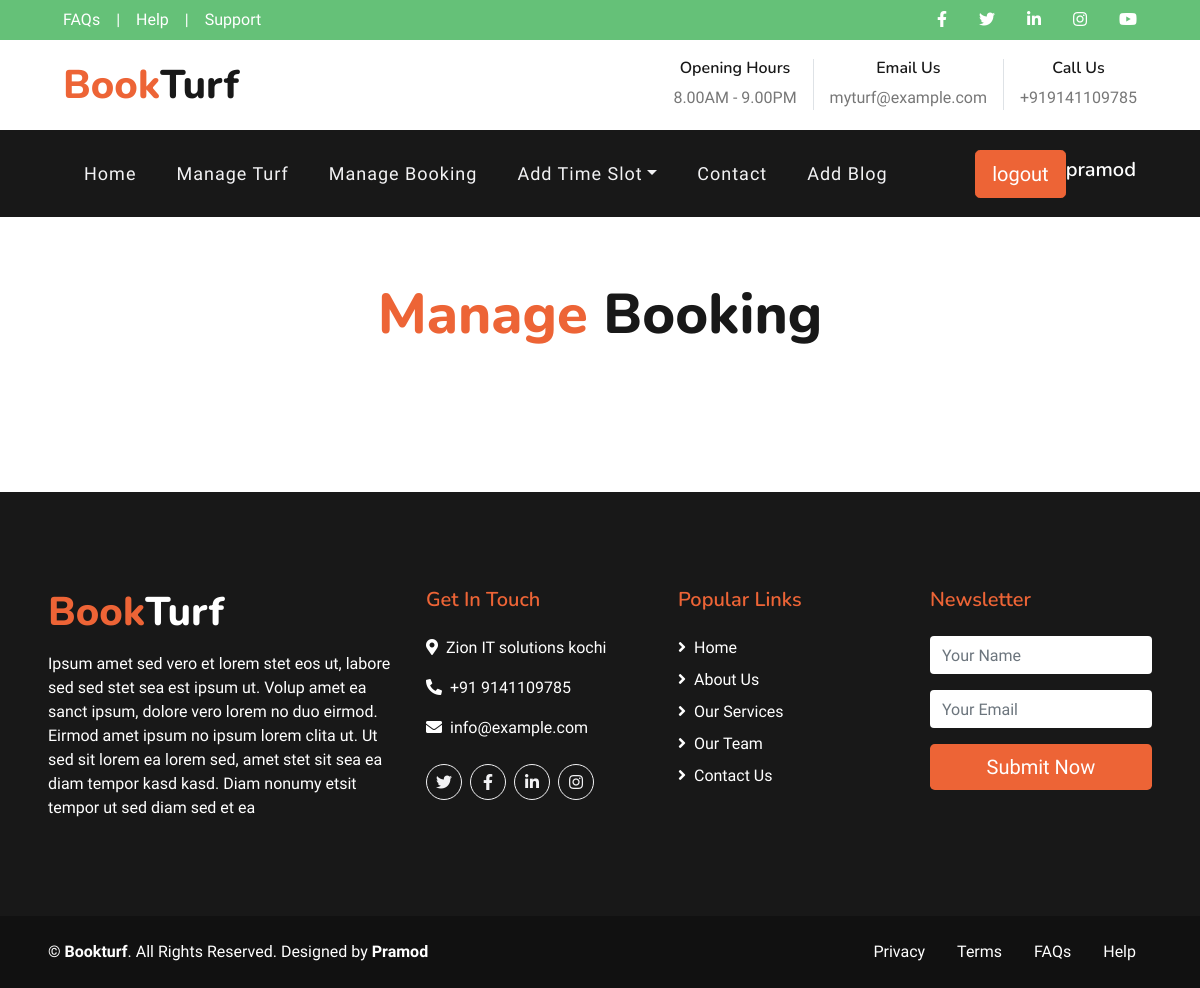
Before: /booking/manage_booking (signed in) with the older database file.
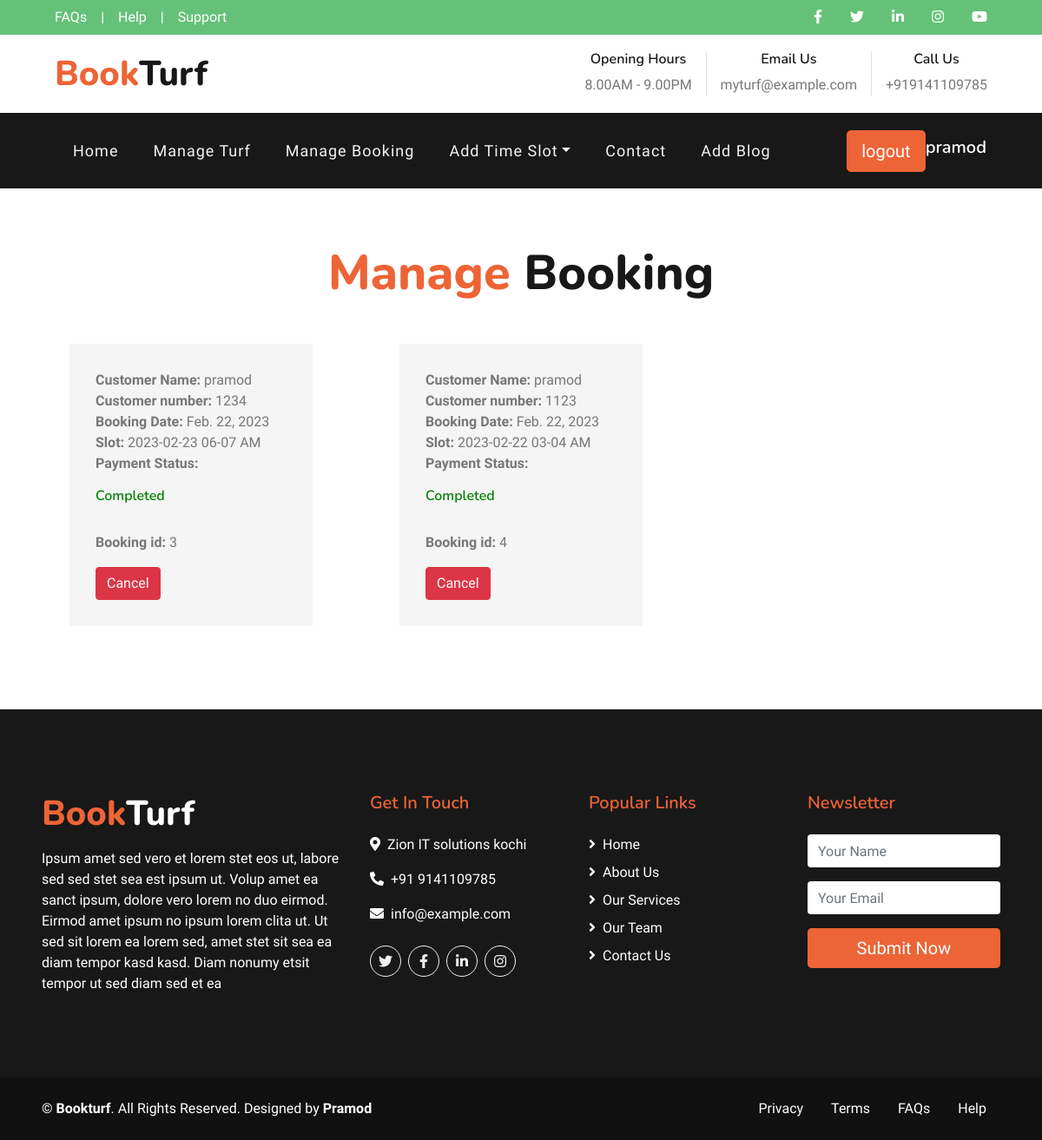
After: the same page with the newer database file.
### booking/models.py (models this page shows)
class Booking_Confirmation(models.Model):
     booking_date = models.DateField(auto_now_add=True)
     slot = models.ForeignKey(TimeSlot,on_delete=models.CASCADE)
     cutomer = models.ForeignKey(User,on_delete=models.CASCADE,null=True,blank=True)
     customer_name = models.CharField(max_length=200)
     customer_phone = models.CharField(max_length=200)
     paymet_status = models.BooleanField(default=False)

class TimeSlot(models.Model):
     options = (
          ("01-02 AM","01-02 AM"),
          ("02-03 AM","02-03 AM"),
          ("03-04 AM","03-04 AM"),
          ("04-05 AM","04-05 AM"),
          ("05-06 AM","05-06 AM"),
          ("06-07 AM","06-07 AM"),
          ("07-08 AM","07-08 AM"),
          ("08-09 AM","08-09 AM"),
          ("09-10 AM","10-11 AM"),
          ("11-12 AM","12-01 PM"),
          ("01-02 PM","02-03 PM"),
          ("03-04 PM","04-05 PM"),
          ("05-06 PM","06-07 PM"),
          ("07-08 PM","08-09 PM"),
          ("09-10 PM","10-11 PM"),
          ("11-12 PM","11-12 PM"),
     )
     TimeSlot = models.CharField(max_length=255, choices=options)
     Turf = models.ForeignKey(TurfDetails,on_delete=models.CASCADE)
     Date = models.DateField(auto_now_add=False)
     Booking_status = models.BooleanField(default=False)
     def __str__(self):
          return str("{}   {}".format(self.Date,self.TimeSlot))

### booking/views.py (the view)
# urls.py: path('manage_booking',views.manage_booking,name= 'manage_booking'),
@login_required(login_url="signin")
def manage_booking(request):
    bookings = Booking_Confirmation.objects.all()
    return render(request,'manage_booking.html',{'bookings':bookings})

### templates/manage_booking.html (shortened to what this page needs)
{% extends 'turf_manager_home.html' %}
{% block turf %}
<div class="container">
    <div class="d-flex flex-column text-center mb-5 pt-5">
        <h1 class="display-4 m-0"><span class="text-primary">Manage</span> Booking</h1>
    </div>
    <div class="row">
        {% for booking in bookings%}
        <div class="col-md-4">
            <div class="formcontainer">
            <p><b>Customer Name: </b>{{booking.customer_name}}<br>
                <b>Customer number: </b>{{booking.customer_phone}}<br>
                <b>Booking Date: </b>{{booking.booking_date}}<br>
                <b>Slot: </b>{{booking.slot}}<br>
                {% if booking.paymet_status == True %}
                <b>Payment Status:</b><h6 style="color:green">Completed</h6>
                {% else %}
                <b>Payment Status:</b><h6 style="color:hsl(4, 100%, 25%)">Pending</h6>
                {% endif %}
                 <br>
                <b>Booking id: </b> {{booking.id}}<br>
            </p>
            <a class="btn btn-danger" href="{%url 'cancelbooking' booking.id %}">Cancel</a>
        </div>
        </div>
        {% endfor %}
    </div>
</div>
{% endblock %}

### templates/turf_manager_home.html (shortened to what this page needs)
{% load static %}
<!DOCTYPE html>
<html lang="en">
<head>
    <link href="https://cdnjs.cloudflare.com/ajax/libs/font-awesome/5.10.0/css/all.min.css" rel="stylesheet">
    <link href="{%static 'lib/flaticon/font/flaticon.css' %}" rel="stylesheet">
    <link href="{%static 'lib/owlcarousel/assets/owl.carousel.min.css' %}" rel="stylesheet">
    <link href="{%static 'lib/tempusdominus/css/tempusdominus-bootstrap-4.min.css' %}" rel="stylesheet" />
    <link href="{%static 'css/style.css' %}" rel="stylesheet">
</head>
<body>
    <div class="container-fluid">
        <div class="row bg-secondary py-2 px-lg-5">
            <div class="col-lg-6 text-center text-lg-left mb-2 mb-lg-0">
                <div class="d-inline-flex align-items-center">
                    <a class="text-white pr-3" href="">FAQs</a>
                    <span class="text-white">|</span>
                    <a class="text-white px-3" href="">Help</a>
                    <span class="text-white">|</span>
                    <a class="text-white pl-3" href="">Support</a>
                </div>
            </div>
            <div class="col-lg-6 text-center text-lg-right">
                <div class="d-inline-flex align-items-center">
                    <a class="text-white px-3" href="">
                        <i class="fab fa-facebook-f"></i>
                    </a>
                    <a class="text-white px-3" href="">
                        <i class="fab fa-twitter"></i>
                    </a>
                    <a class="text-white px-3" href="">
                        <i class="fab fa-linkedin-in"></i>
                    </a>
                    <a class="text-white px-3" href="">
                        <i class="fab fa-instagram"></i>
                    </a>
                    <a class="text-white pl-3" href="">
                        <i class="fab fa-youtube"></i>
                    </a>
                </div>
            </div>
        </div>
        <div class="row py-3 px-lg-5">
            <div class="col-lg-4">
                <a href="" class="navbar-brand d-none d-lg-block">
                    <h1 class="m-0 display-5 text-capitalize"><span class="text-primary">Book</span>Turf</h1>
                </a>
            </div>
            <div class="col-lg-8 text-center text-lg-right">
                <div class="d-inline-flex align-items-center">
                    <div class="d-inline-flex flex-column text-center pr-3 border-right">
                        <h6>Opening Hours</h6>
                        <p class="m-0">8.00AM - 9.00PM</p>
                    </div>
                    <div class="d-inline-flex flex-column text-center px-3 border-right">
                        <h6>Email Us</h6>
                        <p class="m-0">myturf@example.com</p>
                    </div>
                    <div class="d-inline-flex flex-column text-center pl-3">
                        <h6>Call Us</h6>
                        <p class="m-0">+919141109785</p>
                    </div>
                </div>
            </div>
        </div>
    </div>
    <div class="container-fluid p-0">
        <nav class="navbar navbar-expand-lg bg-dark navbar-dark py-3 py-lg-0 px-lg-5">
            <div class="collapse navbar-collapse justify-content-between px-3" id="navbarCollapse">
                <div class="navbar-nav mr-auto py-0">
                    <a href="{%url 'manager_home'%}" class="nav-item nav-link">Home</a>
                    <a href="{%url 'manage_turf'%}" class="nav-item nav-link">Manage Turf</a>
                    <a href="{%url 'manage_booking'%}" class="nav-item nav-link">Manage Booking</a>
                    <div class="nav-item dropdown">
                        <a href="#" class="nav-link dropdown-toggle" data-toggle="dropdown">Add Time Slot</a>
                    </div>
                    <a href="{%url 'manager_home'%}" class="nav-item nav-link">Contact</a>
                    <a href="{%url 'AddBlog'%}" class="nav-item nav-link">Add Blog</a>
                </div>
                <a href="{%url 'signout' %}" class="btn btn-lg btn-primary px-3 d-none d-lg-block">logout</a>
                <h5 style="color:white">{{request.user}}</h5>
            </div>
        </nav>
    </div>
{% block turf %}{% endblock %}
    <br><br>
    <div class="container-fluid bg-dark text-white mt-5 py-5 px-sm-3 px-md-5">
        <div class="row pt-5">
            <div class="col-lg-4 col-md-12 mb-5">
                <h1 class="mb-3 display-5 text-capitalize text-white"><span class="text-primary">Book</span>Turf</h1>
                <p class="m-0">Ipsum amet sed vero et lorem stet eos ut, labore sed sed stet sea est ipsum ut. Volup amet ea sanct ipsum, dolore vero lorem no duo eirmod. Eirmod amet ipsum no ipsum lorem clita ut. Ut sed sit lorem ea lorem sed, amet stet sit sea ea diam tempor kasd kasd. Diam nonumy etsit tempor ut sed diam sed et ea</p>
            </div>
            <div class="col-lg-8 col-md-12">
                <div class="row">
                    <div class="col-md-4 mb-5">
                        <h5 class="text-primary mb-4">Get In Touch</h5>
                        <p><i class="fa fa-map-marker-alt mr-2"></i>Zion IT solutions kochi</p>
                        <p><i class="fa fa-phone-alt mr-2"></i>+91 9141109785</p>
                        <p><i class="fa fa-envelope mr-2"></i>info@example.com</p>
                        <div class="d-flex justify-content-start mt-4">
                            <a class="btn btn-outline-light rounded-circle text-center mr-2 px-0" style="width: 36px; height: 36px;" href="#"><i class="fab fa-twitter"></i></a>
                            <a class="btn btn-outline-light rounded-circle text-center mr-2 px-0" style="width: 36px; height: 36px;" href="#"><i class="fab fa-facebook-f"></i></a>
                            <a class="btn btn-outline-light rounded-circle text-center mr-2 px-0" style="width: 36px; height: 36px;" href="#"><i class="fab fa-linkedin-in"></i></a>
                            <a class="btn btn-outline-light rounded-circle text-center mr-2 px-0" style="width: 36px; height: 36px;" href="#"><i class="fab fa-instagram"></i></a>
                        </div>
                    </div>
                    <div class="col-md-4 mb-5">
                        <h5 class="text-primary mb-4">Popular Links</h5>
                        <div class="d-flex flex-column justify-content-start">
                            <a class="text-white mb-2" href="#"><i class="fa fa-angle-right mr-2"></i>Home</a>
                            <a class="text-white mb-2" href="#"><i class="fa fa-angle-right mr-2"></i>About Us</a>
                            <a class="text-white mb-2" href="#"><i class="fa fa-angle-right mr-2"></i>Our Services</a>
                            <a class="text-white mb-2" href="#"><i class="fa fa-angle-right mr-2"></i>Our Team</a>
                            <a class="text-white" href="#"><i class="fa fa-angle-right mr-2"></i>Contact Us</a>
                        </div>
                    </div>
                    <div class="col-md-4 mb-5">
                        <h5 class="text-primary mb-4">Newsletter</h5>
                        <form action="">
                            <div class="form-group">
                                <input type="text" class="form-control border-0" placeholder="Your Name"  />
                            </div>
                            <div class="form-group">
                                <input type="email" class="form-control border-0" placeholder="Your Email" />
                            </div>
                            <div>
                                <button class="btn btn-lg btn-primary btn-block border-0" type="submit">Submit Now</button>
                            </div>
                        </form>
                    </div>
                </div>
            </div>
        </div>
    </div>
    <div class="container-fluid text-white py-4 px-sm-3 px-md-5" style="background: #111111;">
        <div class="row">
            <div class="col-md-6 text-center text-md-left mb-3 mb-md-0">
                <p class="m-0 text-white">
                    &copy; <a class="text-white font-weight-bold" href="#">Bookturf</a>. All Rights Reserved. Designed by
                    <a class="text-white font-weight-bold" href="https://htmlcodex.com">Pramod</a>
                </p>
            </div>
            <div class="col-md-6 text-center text-md-right">
                <ul class="nav d-inline-flex">
                    <li class="nav-item">
                        <a class="nav-link text-white py-0" href="#">Privacy</a>
                    </li>
                    <li class="nav-item">
                        <a class="nav-link text-white py-0" href="#">Terms</a>
                    </li>
                    <li class="nav-item">
                        <a class="nav-link text-white py-0" href="#">FAQs</a>
                    </li>
                    <li class="nav-item">
                        <a class="nav-link text-white py-0" href="#">Help</a>
                    </li>
                </ul>
            </div>
        </div>
    </div>
</body>
</html>

### templates/manage_booking.html (style rules this page uses)
.formcontainer { width:80%; margin: auto; background-color: whitesmoke; padding: 30px; }

Changed rows visible on the page:
added Booking_Confirmation: customer_name "pramod", customer_phone "1234", booking_date "Feb. 22, 2023", slot "2023-02-23 06-07 AM", shows "Payment Status:", paymet_status "Completed", id "3"
added Booking_Confirmation: customer_name "pramod", customer_phone "1123", booking_date "Feb. 22, 2023", slot "2023-02-22 03-04 AM", shows "Payment Status:", paymet_status "Completed", id "4"
